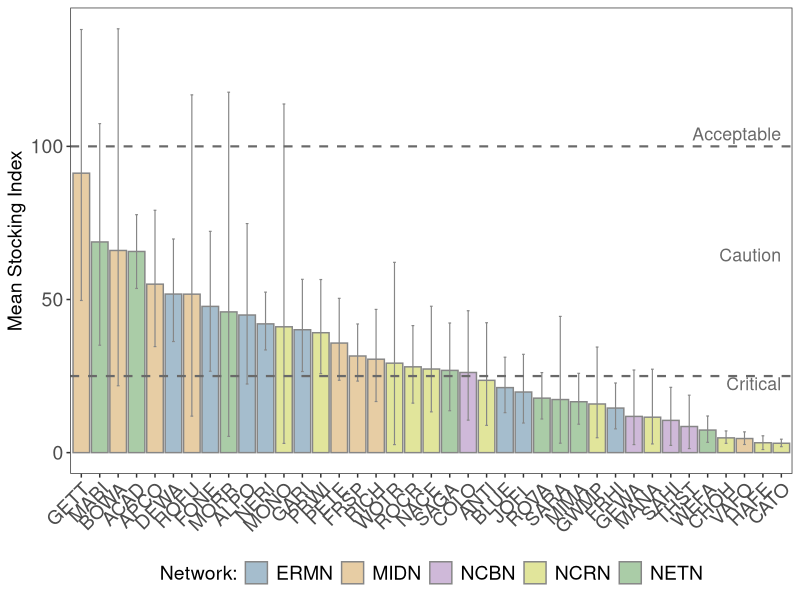
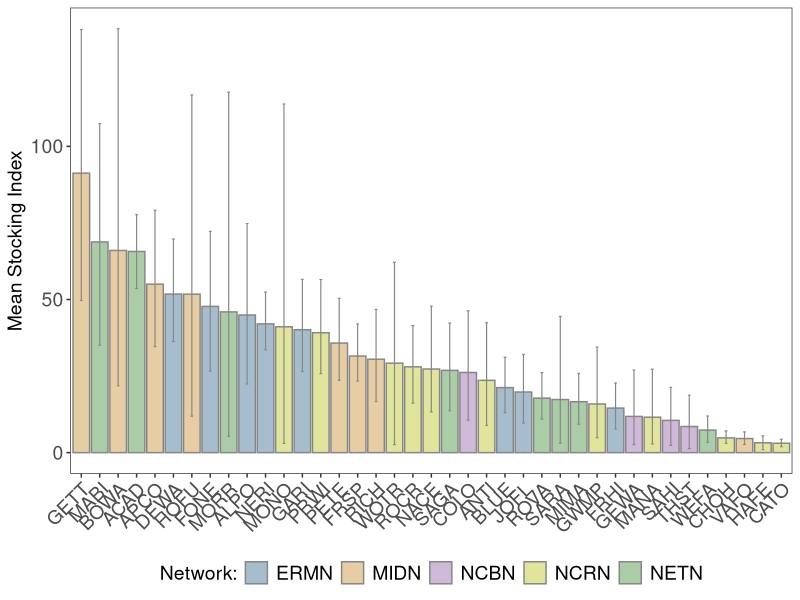
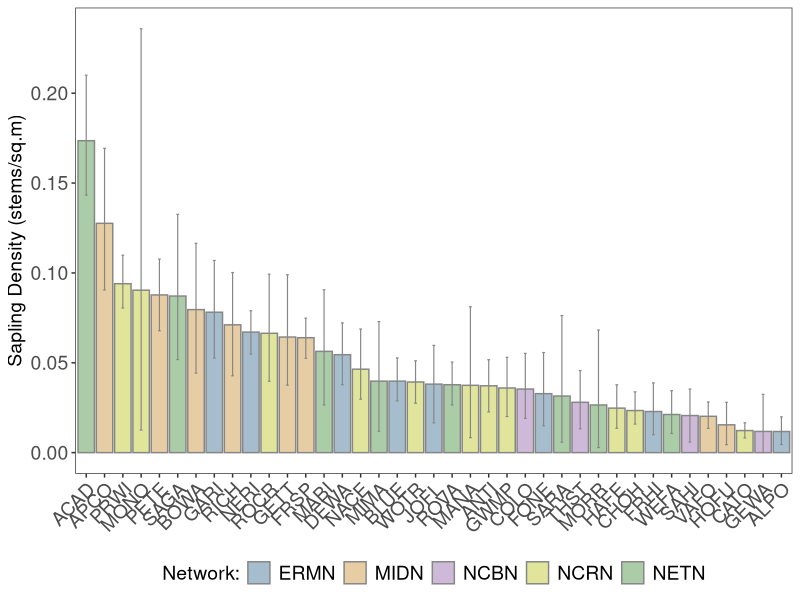
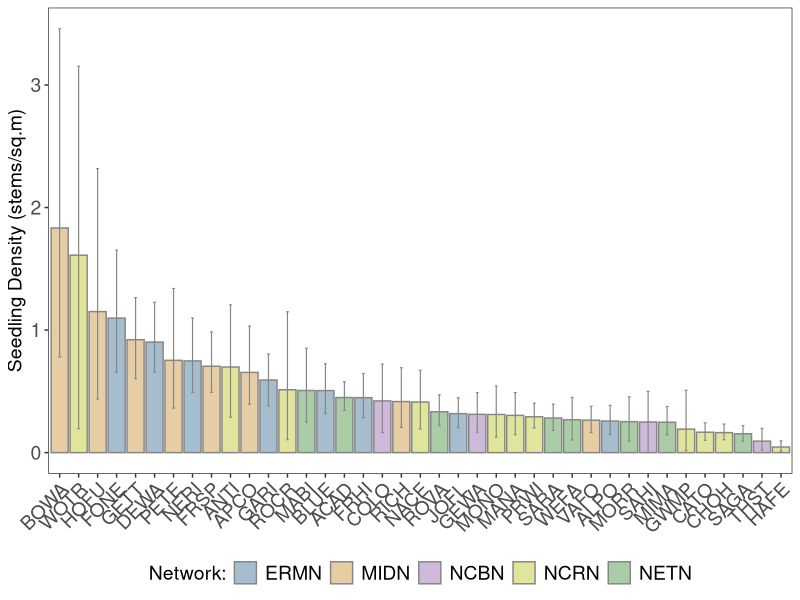
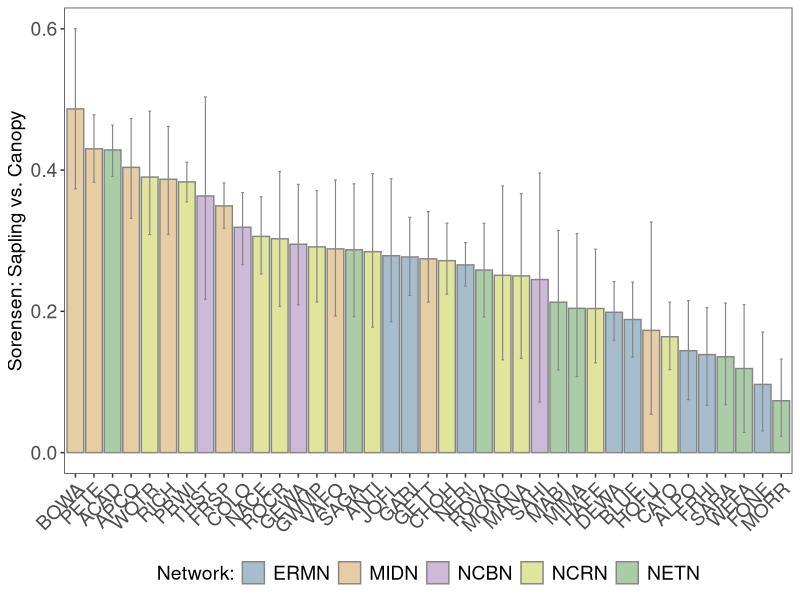
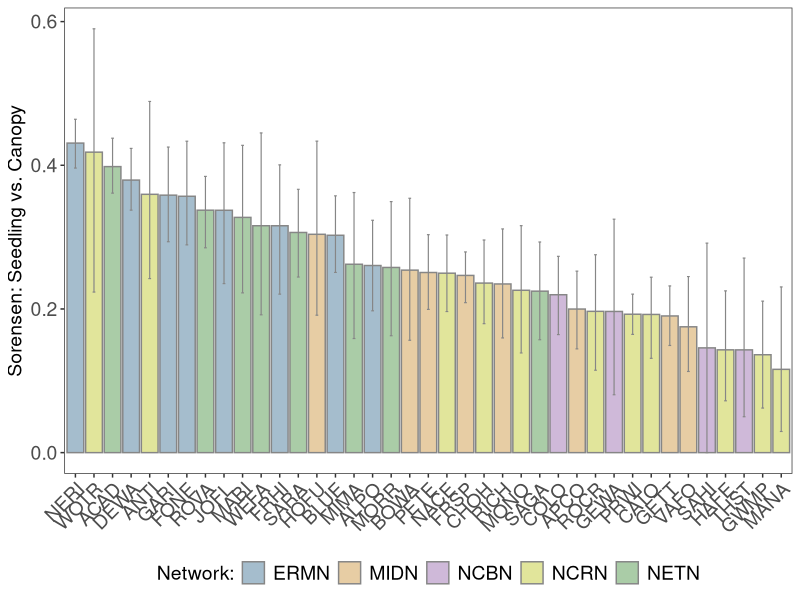
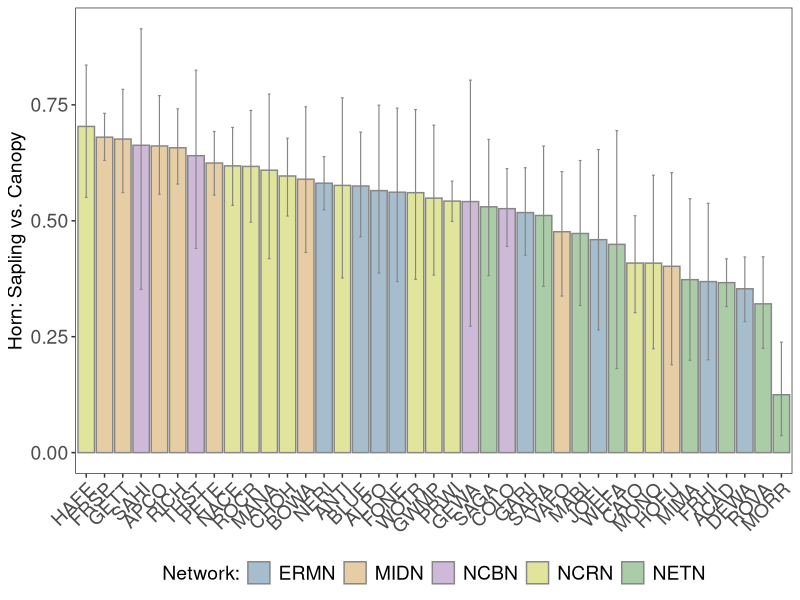
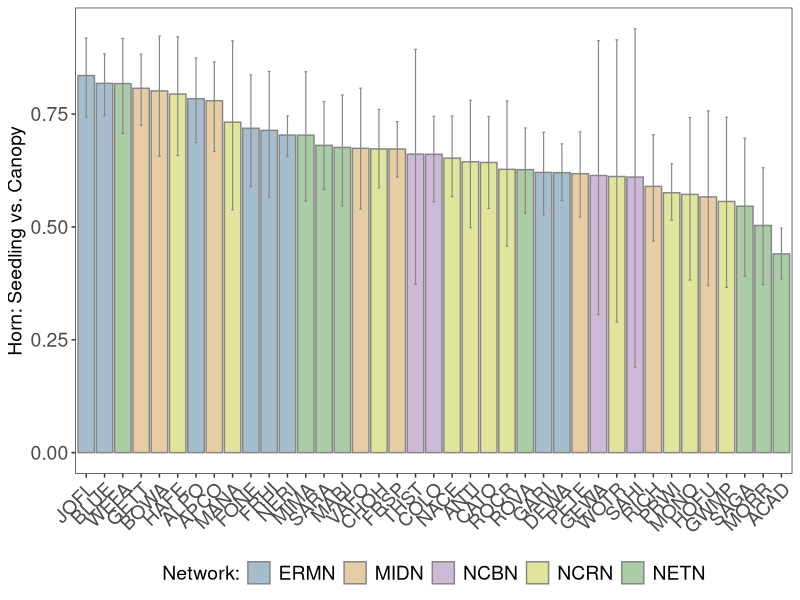

Write the R code that produced these figures, in order. (Note: this script raises an error after producing the figures.)
#---------------------------------------------------------------------------------------------------
# Compiling cycle 3 (2016:2019) data for comparisons of tree and regeneration status across parks
#   Code written by Kate Miller 20211012 
#---------------------------------------------------------------------------------------------------
library(tidyverse)
library(boot)
library(grid) # for digging into str of ggplot grobs
library(gridExtra) # for ggarrange
library(gtable)

options("scipen" = 100, "digits" = 4) # keeps scientific notation from showing up

datapath <- "./data"

#----- Status plots -----
# For status plots, plot the raw mean and 95% confidence interval derived from bootstrapping
dens_df <- read.csv("./data/EFWG_full_dataset_20220325.csv")
table(dens_df$Network)
#dens_df$Network <- ifelse(dens_df$Unit_Code %in% c("COLO", "GEWA", "SAHI", "THST"), "NCBN", dens_df$Network)

dens_c3 <- dens_df %>% filter(cycle == 3) 
park_list <- unique(dens_df$Unit_Code)
status_metrics <- c("stock_final", 
                    "Sap_Dens_Total", "Seed_Dens_Total",
                    "Sap_Dens_NatCan", "Seed_Dens_NatCan",
                    "Sor_sap", "Hor_sap", "Sor_seed", "Hor_seed")

# Load trend results for later use
boot_results <- read.csv("./results/20220325/all_metrics_randint_20220325.csv")
head(boot_results)
# lat_rank <- read.csv("./data/EFWG_lat_order.csv")[,c("park", "network", "lat.rank")]
# boot_results <- left_join(boot_results1, lat_rank, by = 'park') %>% rename(lat_rank = lat.rank)
boot_results$park_ord <- reorder(boot_results$park, desc(boot_results$lat_rank))
boot_results$Network[boot_results$park %in% c("COLO", "SAHI", "THST")] <- "NCBN" # in case this hasn't been changed
boot_results$network_ord <- factor(boot_results$Network, levels = c("NETN", "ERMN", "NCRN", "NCBN", "MIDN"))
table(boot_results$Network)
head(boot_results)
boot_results$strp_col <- case_when(boot_results$Network == "ERMN" ~ "#A5BDCD",
                                   boot_results$Network == "MIDN" ~ "#E7CDA4",
                                   boot_results$Network == "NCBN" ~ "#CFB9D9",
                                   boot_results$Network == "NCRN" ~ "#E1E59B",
                                   boot_results$Network == "NETN" ~ "#AACCA7") 

table(boot_results$Network)

boot_sppgrp <- boot_results %>% filter(!resp %in% c("Hor_sap", "Hor_seed", "Sor_sap", "Sor_seed", "stock_final"))

# Set up groups for comp plot
boot_sppgrp$sppgrp <- gsub("^.*_", "", boot_sppgrp$resp)
sppgrp_list <- c(paste0("_", unique(boot_sppgrp$sppgrp), collapse = "|"))
boot_sppgrp$metric <- gsub(sppgrp_list, "", boot_sppgrp$resp)

boot_sppgrp_comb <- boot_sppgrp %>% filter(sppgrp %in% c("NatCan", "NatOth", "Exotic")) %>% arrange(park, resp, term)

boot_sppgrp_comb$park_ord <- reorder(boot_sppgrp_comb$park, desc(boot_sppgrp_comb$lat_rank))
boot_sppgrp_comb$estimate[boot_sppgrp_comb$estimate == 0] <- NA
boot_sppgrp_comb$lower95[is.na(boot_sppgrp_comb$estimate)] <- NA
boot_sppgrp_comb$upper95[is.na(boot_sppgrp_comb$estimate)] <- NA

# Set up park lists
park_metrics <- expand.grid(park_list, status_metrics)
parks <- park_metrics[,1]
metrics <- park_metrics[,2]

# Create mean function used in bootstrap
mean_fun <- function(data, i){
  d <- data[i, ]
  return(mean(d, na.rm = TRUE))
}

# Iterate over parks and metrics to calc. mean and 95% CI of mean 
c3_stats <- map2_dfr(parks, metrics, function(park, metric){
  df <- dens_c3 %>% filter(Unit_Code == park) 
  results_df <- boot(df[, paste0(metric), drop = FALSE], mean_fun, R = 1000)
  df2 <- data.frame(park = park, 
                    Network = unique(df$Network),
                    metric = metric, 
                    mean = results_df$t0,
                    lower95 = quantile(results_df$t, probs = 0.025, na.rm = T),
                    upper95 = quantile(results_df$t, probs = 0.975, na.rm = T),
                    row.names = NULL)
  return(df2)
})

write.csv(c3_stats, "./results/20220325/EFWG_cycle_3_status.csv", row.names = FALSE)
#c3_stats <- read.csv("./results/EFWG_cycle_3_status.csv")

# Plotting function that sorts from high to low and color codes by network
plot_c3_status <- function(df, met, xlabel, ylabel){
  df2 <- df %>% filter(metric == met)
  df2$park_ord <- reorder(df2$park, desc(df2$mean))
  
  p <- ggplot(df2, 
              aes(x = park_ord, y = mean, fill = as.factor(Network)))+
    geom_bar(stat = 'identity', aes(fill = as.factor(Network)), col = "#868686")+ 
    geom_errorbar(aes(ymin = lower95, ymax = upper95), color = "#868686", 
                  width = 0.15, size = 0.4, na.rm = TRUE)+
    scale_fill_manual(values = c("ERMN" = "#A5BDCD", "MIDN" = "#E7CDA4", "NCBN" = "#CFB9D9", 
                                 "NCRN" = "#E1E59B", "NETN" = "#AACCA7"), 
                      name = "Network:")+
    theme_bw()+
    labs(x = xlabel, y = ylabel)+
    theme(axis.text = element_text(size = 14),
          axis.text.x = element_text(angle = 45, hjust = 1),
          axis.text.y = element_text(size = 14),
          axis.title = element_text(size = 14),
          plot.title = element_text(hjust = 0.5, size = 14, 
                                    margin = margin(t = 10, b = -15)),
          legend.title = element_text(size = 14),
          legend.text = element_text(size = 14),
          panel.background = element_blank(),
          panel.grid.major = element_blank(), 
          panel.grid.minor = element_blank(), 
          axis.line = element_blank(), 
          legend.position = 'bottom')
  
  return(p)
  
}

# Not going to iterate, so I can customize some of the plots before saving.

plot_c3_status(c3_stats, "stock_final", xlabel = NULL, ylabel = "Mean Stocking Index")+
  geom_hline(yintercept = 25, linetype = 2, lwd = 0.75, color = "DimGrey")+ #'#CD5C5C')+
  geom_text(x = 39, y = 22.5, label = "Critical", hjust = 1, size = 4.5, check_overlap = TRUE, color = "#696969")+
  geom_text(x = 39, y = 64.5, label = "Caution", hjust = 1, size = 4.5, check_overlap = TRUE, color = "#696969")+
  geom_hline(yintercept = 100, linetype = 2, lwd = 0.75, color = "DimGrey")+ #"#228B22")+
  geom_text(x = 39, y = 104, hjust = 1, label = "Acceptable", size = 4.5, check_overlap = TRUE, color = "#696969")

ggsave("./results/20220325/cycle_3_status_plots/Cycle_3_stocking_index.svg", width = 11, height = 8, units = 'in')

plot_c3_status(c3_stats, "stock_final", xlabel = NULL, ylabel = "Mean Stocking Index")
ggsave("./results/20220325/cycle_3_status_plots/Cycle_3_stocking_index_no_lines.svg", width = 11, height = 8, units = 'in')

plot_c3_status(c3_stats, "Sap_Dens_NatCan", xlabel = NULL, ylabel = "Sapling Density (stems/sq.m)")
ggsave("./results/20220325/cycle_3_status_plots/Cycle_3_sapling_density_natcan.svg", width = 11, height = 8, units = 'in')

plot_c3_status(c3_stats, "Seed_Dens_NatCan", xlabel = NULL, ylabel = "Seedling Density (stems/sq.m)")
ggsave("./results/20220325/cycle_3_status_plots/Cycle_3_seedling_density_natcan.svg", width = 11, height = 8, units = 'in')

plot_c3_status(c3_stats, "Sor_sap", xlabel = NULL, ylabel = "Sorensen: Sapling vs. Canopy")
ggsave("./results/20220325/cycle_3_status_plots/Cycle_3_Sorensen_sapling_vs_canopy.svg", width = 11, height = 8, units = 'in')

plot_c3_status(c3_stats, "Sor_seed", xlabel = NULL, ylabel = "Sorensen: Seedling vs. Canopy")
ggsave("./results/20220325/cycle_3_status_plots/Cycle_3_Sorensen_seedling_vs_canopy.svg", width = 11, height = 8, units = 'in')

plot_c3_status(c3_stats, "Hor_sap", xlabel = NULL, ylabel = "Horn: Sapling vs. Canopy")
ggsave("./results/20220325/cycle_3_status_plots/Cycle_3_Horn_sapling_vs_canopy.svg", width = 11, height = 8, units = 'in')

plot_c3_status(c3_stats, "Hor_seed", xlabel = NULL, ylabel = "Horn: Seedling vs. Canopy")
ggsave("./results/20220325/cycle_3_status_plots/Cycle_3_Horn_seedling_vs_canopy.svg", width = 11, height = 8, units = 'in')

#---- Summarize proportion of stocked plots based on deer browse index
dens_df <- read.csv("./data/EFWG_full_dataset_20220325.csv")
table(dens_df$Network)
head(dens_c3)

dens_c3 <- dens_df %>% filter(cycle == 3) 

dbi_stock_c3 <- dens_c3 %>% group_by(Network, Unit_Code, lat_rank) %>% 
  mutate(avg_DBI = mean(DBI, na.rm = T)) %>% ungroup() %>% 
  mutate(stocked = case_when(avg_DBI <= 3 & stock_final >= 50 ~ 1,
                             avg_DBI > 3 & stock_final >= 100 ~ 1,
                             TRUE ~ 0))

dbi_stock_sum <- dbi_stock_c3 %>% group_by(Network, Unit_Code, lat_rank) %>% 
                   summarize(avg_stock = mean(stock_final, na.rm = TRUE),
                             avg_DBI = first(avg_DBI),
                             num_stocked = sum(stocked, na.rm = TRUE),
                             num_plots = sum(!is.na(stocked)),
                             prop_stocked = num_stocked/num_plots) %>% 
                   rename(park = Unit_Code)

dbi_stock_sum$park_ord <- reorder(dbi_stock_sum$park, desc(dbi_stock_sum$prop_stocked))

write.csv(dbi_stock_sum, "./results/20220325/cycle_3_status_plots/cycle_3_DBI_prop_stock.csv", row.names = FALSE)

head(dbi_stock_sum)
head(c3_stats)

p <- 
  ggplot(dbi_stock_sum,
            aes(x = park_ord, y = prop_stocked, fill = as.factor(Network)))+
  geom_bar(stat = 'identity', aes(fill = as.factor(Network)), color = "#868686")+ 
  scale_fill_manual(values = c("ERMN" = "#A5BDCD", "MIDN" = "#E7CDA4", "NCBN" = "#CFB9D9", 
                               "NCRN" = "#E1E59B", "NETN" = "#AACCA7"), 
                    name = "Network:")+
  scale_y_continuous(limits = c(0, 0.7), breaks = c(0, 0.1, 0.2, 0.3, 0.4, 0.5, 0.6, 0.7), 
                     labels = c("0", "10", "20", "30", "40", "50", "60", "70"))+  
  theme_bw()+
  labs(x = NULL, y = "% Stocked Plots")+
  theme(axis.text = element_text(size = 14),
        axis.text.x = element_text(angle = 45, hjust = 1),
        axis.title = element_text(size = 14),
        plot.title = element_text(hjust = 0.5, size = 14, 
                                  margin = margin(t = 10, b = -15)),
        legend.title = element_text(size = 14),
        legend.text = element_text(size = 14),
        panel.background = element_blank(),
        panel.grid.major = element_blank(), 
        panel.grid.minor = element_blank(), 
        axis.line = element_blank(), 
        legend.position = 'bottom')+
  geom_hline(yintercept = 0.32, lty = 2, lwd = 0.75, color = "#696969")+
  geom_text(x = 39, y = 0.30, label = "Critical", hjust = 1, size = 4.5, check_overlap = TRUE, color = "#696969")+
  geom_hline(yintercept = 0.66, lty = 2, lwd = 0.75, color = "#696969")+
  geom_text(x = 39, y = 0.495, label = "Caution", hjust = 1, size = 4.5, check_overlap = TRUE, color = "#696969")+
  geom_text(x = 39, y = 0.68, hjust = 1, label = "Acceptable", size = 4.5, check_overlap = TRUE, color = "#696969")
  
p

ggsave("./results/20220325/cycle_3_status_plots/Pct_stocked_plots.svg", width = 11, height = 8, units = 'in')


#---- Composition plots -----
comp <- read.csv("./data/EFWG_proportion_regen_20220325.csv")
comp_lat <- left_join(comp, dens_c3 %>% select(Unit_Code, lat_rank) %>% unique(),
                      by = c("Unit_Code", "lat_rank"))

head(comp_lat)

# Matching networks to colors for facet strips
park_cols <- rbind(data.frame(park_ord = "BLNK", strp_col = "white"),
                   unique(data.frame(park_ord = boot_sppgrp_comb$park_ord,
                                     strp_col = boot_sppgrp_comb$strp_col)) %>% arrange(desc(park_ord))
)

park_cols <- park_cols %>% mutate(facet_ord = c(rev(202:209), rev(210:217), rev(218:225), 
                                                rev(226:233), rev(234:241))) %>% 
  arrange(facet_ord)

fills <- c(park_cols$strp_col) 

# Fake plot for network legend
leg_net <- ggplot(data = data.frame(network = c("ERMN", "MIDN", "NCBN", "NCRN", "NETN"),
                                    x = c(1, 2, 3, 4, 5)),
                  aes(x = x, fill = network))+
  geom_histogram()+
  scale_fill_manual(values = c("#A5BDCD", "#E7CDA4", "#CFB9D9", "#E1E59B", "#AACCA7"), 
                    name = "Network:")+ theme_bw()+
  theme(legend.position = 'bottom', 
        legend.title = element_text(size = 10), 
        legend.text=element_text(size = 10),
        #legend.background = element_blank()
        legend.background = element_rect(color = "#B9B9B9", size = 0.25)
  )

leg_gnet <- gtable_filter(ggplot_gtable(ggplot_build(leg_net)), "guide-box")

# Fake plot for species group legend
leg_barsp <- ggplot(data = data.frame(spgrp = c("Exotic", "NatCan", "NatOth"),
                                       x = c(1, 2, 3)),
                     aes(x = x, color = spgrp, fill = spgrp, shape = spgrp))+
  theme_bw()+
  geom_histogram()+
  scale_fill_manual(values = c("NatCan" = "#99D899", "NatOth" = "#A7AFA7", "Exotic" = "#CD5C5C"),
                    labels = c("Native Canopy", "Native Subcanopy", "Exotic"),
                    name = "Groups:",
                    drop = FALSE)+
  scale_color_manual(values = c("NatCan" = "#99D899", "NatOth" = "#A7AFA7", "Exotic" = "#CD5C5C"),
                    labels = c("Native Canopy", "Native Subcanopy", "Exotic"),
                    name = "Groups:",
                    drop = FALSE)+
  theme(legend.position = 'bottom', legend.title = element_text(size = 10),
        legend.text = element_text(size = 10), #legend.background = element_blank()
        legend.background = element_rect(colour = "#B9B9B9", size = 0.25)
  )

leg_gbarsp <- gtable_filter(ggplot_gtable(ggplot_build(leg_barsp)), "guide-box")

#----- Plot all 3 groups, so adds to 1
comp_long <- comp_lat %>% select(Network, Unit_Code, lat_rank, sap_ba_pct_NatCan_rel:seed_dens_pct_Exotic_rel) %>% 
                          pivot_longer(sap_ba_pct_NatCan_rel:seed_dens_pct_Exotic_rel, 
                                       names_to = "Metric", values_to = "Mean") %>% 
                          mutate(Species = case_when(grepl("NatCan", .$Metric) ~ "Native Canopy",
                                                     grepl("NatOth", .$Metric) ~ "Native Subcanopy",
                                                     grepl("Exotic", .$Metric) ~ "Exotic"),
                                 Metric = case_when(grepl("sap_ba", .$Metric) ~ "Sapling BA", 
                                                    grepl("sap_dens", .$Metric) ~ "Sapling Density",
                                                    grepl("seed_dens", .$Metric) ~ "Seedling Density"))

head(comp_long)

comp_long$Species <- factor(comp_long$Species, levels = c("Native Canopy", "Native Subcanopy", "Exotic"))

comp_long$park_order <- reorder(comp_long$Unit_Code, desc(comp_long$lat_rank))

p <-
      ggplot(comp_long,
                aes(x = Metric, y = Mean, fill = Species)) +
       geom_bar(stat = 'identity') + facet_wrap(~park_order, ncol = 8) +
       scale_fill_manual(values = c("Native Canopy" = "#99D899",
                                    "Native Subcanopy" = "#A7AFA7",
                                    "Exotic" = "#CD5C5C"))+
       labs(y = "Avg. % of Total Saplings or Seedlings", x = NULL) +
       coord_flip() +
       scale_y_continuous(limits = c(-0.01,1.01),
                          breaks = c(0.00, 0.25, 0.50, 0.75, 1.00),
                          labels = c("0", "25", "50", "75", "100"))+

       theme_bw()+
       theme(axis.text = element_text(size = 10),
             axis.text.x = element_text(angle = 45, hjust = 1, vjust = 1),
             axis.text.y = element_text(size = 10),
             axis.title = element_text(size = 10),
             plot.title = element_text(hjust = 0.5, size = 11, margin = margin(t = 10, b = -15)),
             panel.background = element_blank(),
             panel.grid.major = element_blank(),
             panel.grid.minor = element_blank(),
             axis.line = element_blank(),
             legend.position = 'none')

p
  svg("./results/Prop_species_groups_option1.svg",
      height = 8, width = 11)

  grid.arrange(grobs = list(p, leg_gbarsp),
               heights = c(6.5, 0.5),
               widths = c(0.55, 7.125, 0.25),
               layout_matrix = rbind(c(1, 1, 1),
                                     c(NA, 2, NA)))
  dev.off()


# Species level composition plot (Fig 28)  
comp <- read.csv("./data/EFWG_proportion_regen_species_20220325.csv")
head(comp)
names(comp)
comp2 <- left_join(comp, dens_c3 %>% select(Unit_Code, Network) %>% unique(),
                   by = c("Unit_Code"))

comp_long <- comp2 %>% pivot_longer(-c("Unit_Code", "lat_rank", "Network", "park_order"),
                                    names_to = 'Metric',
                                    values_to = 'Prop') %>% 
                       filter(!Metric %in% c("sap_ba_tot", "sap_dens_tot", "seed_dens_tot")) %>% 
                       mutate(Species = case_when(grepl("FRAX", .data$Metric) ~ "Ash species",
                                                  grepl("FAGGRA", .data$Metric) ~ "American Beech",
                                                  grepl("ASITRI", .data$Metric) ~ "Paw paw",
                                                  TRUE ~ "unassigned")) %>% # check field to drop
                       filter(Species != "unassigned")

# create resp column that drops spp
comp_final <- comp_long %>% mutate(resp = gsub("_FRAX", "", 
                                               gsub("_FAGGRA", "", 
                                                    gsub("_ASITRI", "", 
                                                         .data$Metric))),
                                   Metric = case_when(resp == 'sap_ba_pct' ~ "Sapling BA",
                                                      resp == "sap_dens_pct" ~ "Sapling Density",
                                                      resp == "seed_dens_pct" ~ "Seedling Density")) %>%
                            arrange(park_order, Metric, Species) %>% select(-resp)
                            # select(-Metric) %>%
                            # pivot_wider(names_from = resp, values_from = Prop)

head(comp_final)

#comp_spp <- comp_lat %>% filter(Species %in% c("Ash", "American Beech", "Paw paw"))
comp_final$park_order <- reorder(comp_final$Unit_Code, desc(comp_final$lat_rank))

# Fake plot for species group legend
leg_bar_spp <- ggplot(data = data.frame(spgrp = c("ASITRI", "FRAX", "FAGGRA"),
                                        x = c(1, 2, 3)), 
                      aes(x = x, color = spgrp, fill = spgrp, shape = spgrp))+
  theme_bw()+ 
  geom_histogram()+
  scale_fill_manual(values = c("Paw paw" = "#94BDEC", "Ash" = "#76AB81", "American Beech" = "#F9CB80"), 
                    labels = c("Paw paw", "Ash species", "American Beech"),
                    name = "Species:",
                    drop = FALSE)+
  scale_color_manual(values = c("Paw paw" = "#94BDEC", "Ash" = "#76AB81", "American Beech" = "#F9CB80"), 
                     labels = c("Paw paw", "Ash species", "American Beech"),
                     name = "Species:",
                     drop = FALSE)+
  theme(legend.position = 'bottom', legend.title = element_text(size = 10), 
        legend.text = element_text(size = 10), #legend.background = element_blank()
        legend.background = element_rect(colour = "#B9B9B9", size = 0.25)
  )

leg_gbar_spp <- gtable_filter(ggplot_gtable(ggplot_build(leg_bar_spp)), "guide-box")

head(comp_final)

p <- 
  ggplot(comp_final, 
         aes(x = Metric, y = Prop, fill = Species)) +
  geom_bar(stat = 'identity') + 
  facet_wrap(~park_order, ncol = 8) + 
  labs(y = "Average % of Total Saplings or Seedlings", x = NULL) + 
  
  scale_y_continuous(limits = c(0,1),
                     breaks = c(0.00, 0.25, 0.50, 0.75, 1.00),
                     labels = c("0", "25", "50", "75", "100"))+
  scale_fill_manual(values = c("Paw paw" = "#94BDEC",
                               "Ash species" = "#76AB81", #"#A87000", 
                               "American Beech" = "#F9CB80"), 
                    labels = c("Paw paw", "Ash species", "American Beech"),
                    name = "Species:",
                    drop = FALSE)+
  coord_flip()+
  theme_bw()+
  theme(#axis.text = element_text(size = 10),
    axis.text.x = element_text(size = 11, angle = 45, hjust = 1, vjust = 1),
    axis.text.y = element_text(size = 11),
    axis.title = element_text(size = 11),
    plot.title = element_text(hjust = 0.5, size = 11, margin = margin(t = 10, b = -15)),
    panel.background = element_blank(),
    panel.grid.major = element_blank(),
    panel.grid.minor = element_blank(),
    axis.line = element_blank(),
    legend.position = 'none')

p

g <- ggplot_gtable(ggplot_build(p))
strp_col <- which(grepl('strip-t', g$layout$name))

k <- 1
for (i in strp_col) {
  g$grobs[[i]]$grobs[[1]]$children[[1]]$gp$fill <- fills[k]
  k <- k+1
}

svg("./results/Prop_species.svg", 
    height = 8, width = 11) 

grid.arrange(grobs = list(g, leg_gbar_spp, leg_gnet),
             heights = c(6.5, 0.5),
             widths = c(0.5, 3.5, 3, 0.5),
             layout_matrix = rbind(c(1, 1, 1, 1),
                                   c(NA, 2, 3, NA)))
dev.off()
